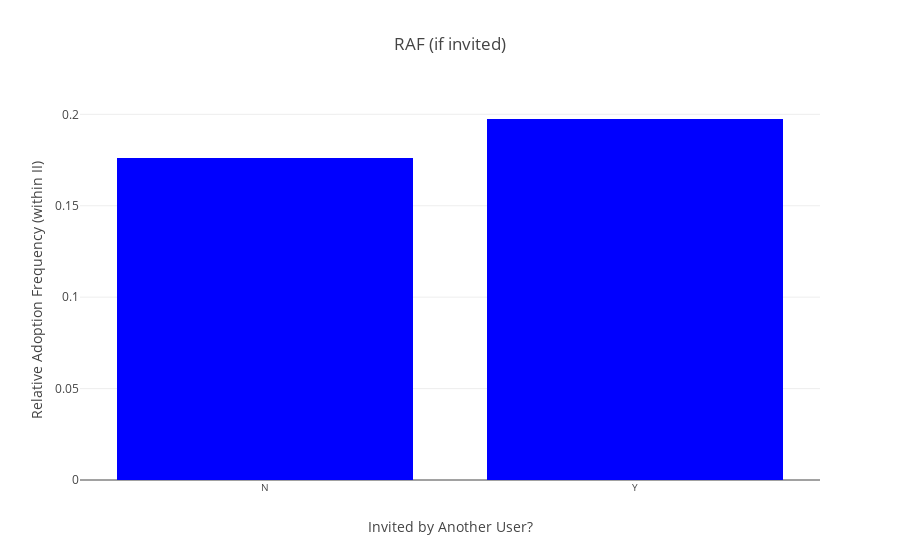

Notebook source saved alongside this figure:
### Code cell
trace = go.Bar(
    x=list(ii_dict.keys()),
    y=list(ii_dict.values()),
    marker = dict(color='blue')
)

data=[trace]

layout = dict(title = 'RAF (if invited)',
              yaxis = dict(title = 'Relative Adoption Frequency (within II)'),
              xaxis = dict(title='Invited by Another User?',
                           tickfont=dict(size=10))
              )

fig = dict(data=data, layout=layout)
iplot(fig, filename='ii-isa-freq')

### Figure 1 — Plotly figure (JSON) as saved in the notebook; plotly's stock layout.template omitted (floating-point values rounded to 4 significant figures)
{"data": [{"marker": {"color": "blue"}, "type": "bar", "x": ["N", "Y"], "y": [0.1762, 0.1974]}], "layout": {"title": "RAF (if invited)", "xaxis": {"tickfont": {"size": 10}, "title": "Invited by Another User?"}, "yaxis": {"title": "Relative Adoption Frequency (within II)"}}}
